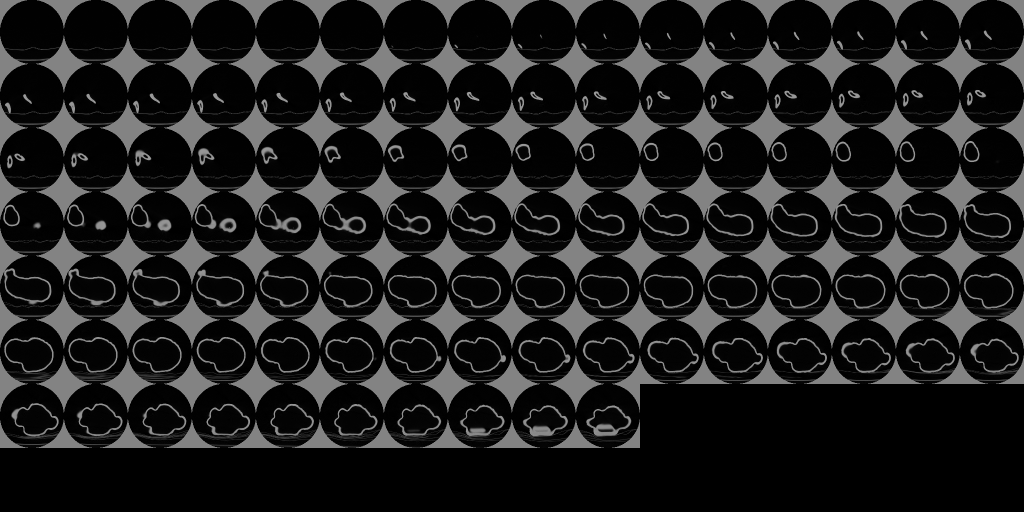
#> input picture data/processed/bunny3d.png, 2048 x 1024 px, given in place of output_0000.png, which was not available (shown at 1/2 size)
$ python data_converter.py ../data/processed/bunny3d.png   (older library calls are emulated)
#> lines starting #> are read from the running program, lines starting #| are printed output that depends on the picture; pictures that were not available may be replaced by others from this repository, and a replacement may not be noted
#!/usr/bin/env python

import sys
import math
import array
import os
from PIL import Image
#import gdcm
import numpy as np
import pydicom
import matplotlib.pyplot as plt
import scipy.misc

print('Python version:        %6.6s' % sys.version)


# ========================================================
# [99 lines left out: functions raw16_to_png, raw16vol_to_png, slices_to_single_file, not called in this run]


# ========================================================
def Sush_slices_to_single_file(x,y,dirname,filename, num_slices):
#> called with x = 208, y = 320, dirname = 'C:/Users/sushachawal/Data/', filename = 'output_', num_slices = 63
    print('slices to vol')
    gridsize = int((uppersquare(num_slices)**0.5))
    count = 0
    imout = Image.new("L", (x*gridsize, y*gridsize))
#> imout: PIL image 1664x2560 L; every value is 0
    for i in range(0,num_slices):
        slice_filename = dirname + filename + str(i).zfill(4) + '.png'
        #read file
        img = Image.open(slice_filename)
#> img is the input picture: PIL image 2048x1024 L; min 0, max 164, mean 30.1
        #resize to also allow down/upsampling
        img = img.resize((x, y))
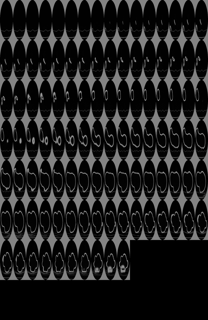
#> img: PIL image 208x320 L; min 0, max 164, mean 30.3
        row = count % gridsize
        col = count // gridsize
        imout.paste(img, (row*x , col*y))
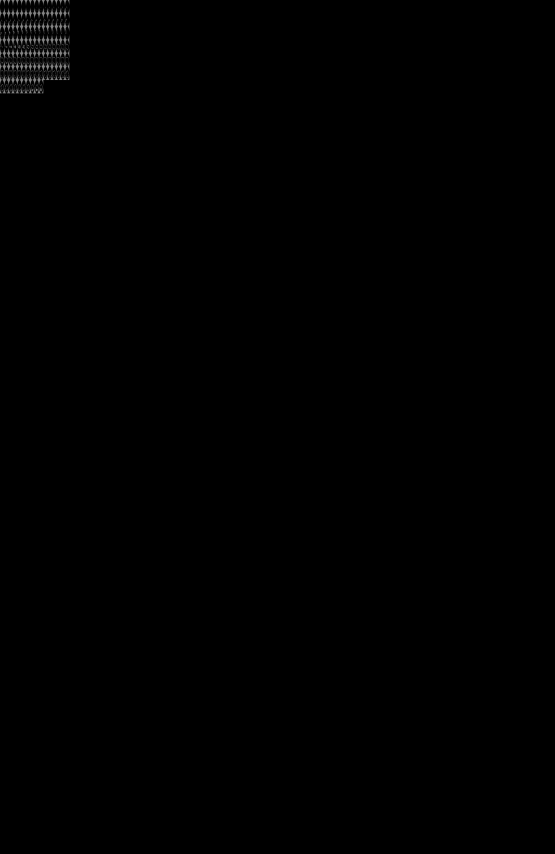
#> imout: PIL image 1664x2560 L (shown at 1/3 size); min 0, max 164, mean 0.5
        count += 1
#> pass 2 of the loop in Sush_slices_to_single_file, `for i in range(0,num_slices):`:
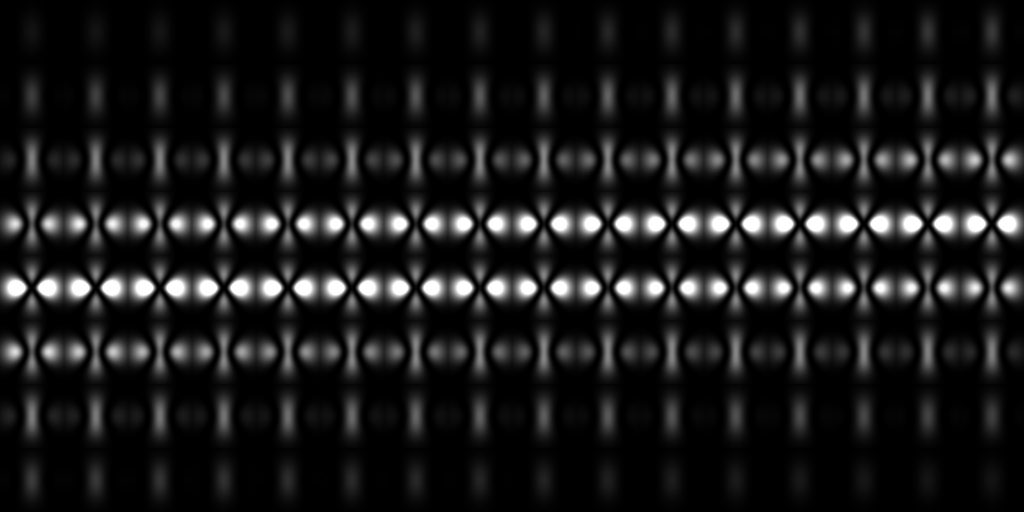
#> input picture data/processed/hydrogen3D.png, 2048 x 1024 px, given in place of output_0001.png, which was not available (shown at 1/2 size)
#> in Sush_slices_to_single_file, img is the input picture: PIL image 2048x1024 L; min 0, max 255, mean 25.3
#> in Sush_slices_to_single_file, `img = img.resize((x, y))`:
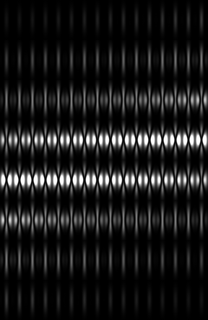
#> img: PIL image 208x320 L; min 0, max 255, mean 25.2
#> in Sush_slices_to_single_file, `imout.paste(img, (row*x , col*y))`:
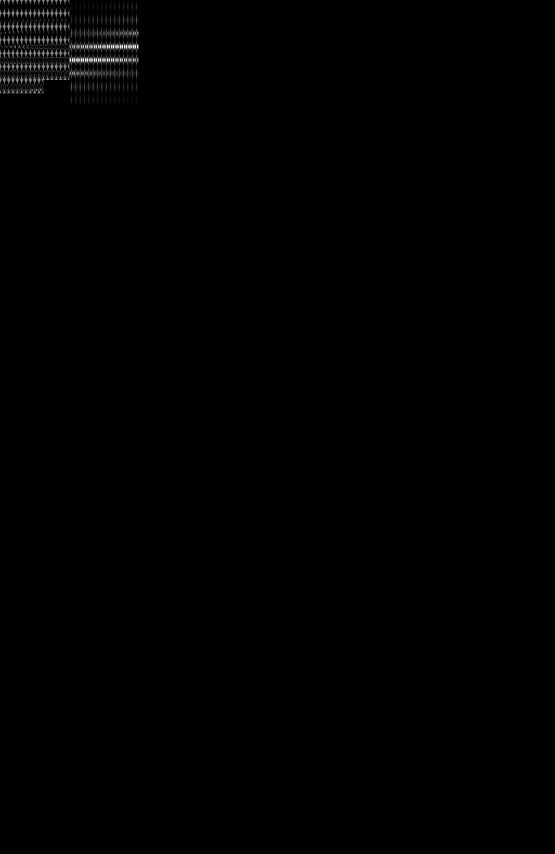
#> imout: PIL image 1664x2560 L (shown at 1/3 size); min 0, max 255, mean 0.9

    imout.save(dirname + "tiledVol" + ".png", "PNG")
    return (gridsize, gridsize)


# ========================================================
# [234 lines left out: functions DICOM_to_png, DICOM_to_png_scale_z_by_2, DICOM_to_whole_png, DICOM_viewer, not called in this run]


# ========================================================
def uppersquare(num):
    if((num**(0.5))%1 == 0): return num
    #floor_int = math.floor(num**(0.5))
    ceil_int = math.ceil(num**(0.5))
    return ceil_int*ceil_int
    #floor_sq = floor_int * floor_int
    #ceil_sq = ceil_int * ceil_int
    #if num - floor_sq < ceil_sq-num : return floor_sq
    #else: return ceil_sq


print('========== Starting converter ==========')

dirname = ("C:/Users/sushachawal/DICOMs/CT/" ,"C:/Users/sushachawal/DICOMs/MRT1KM/", "C:/Users/sushachawal/DICOMs/CTA/SRS00003/", "C:/Users/sushachawal/DICOMs/ThumbVol/")
# [15 lines of commented-out code are left out]
#> (the run stopped early here; a loop or call above may not have finished)
